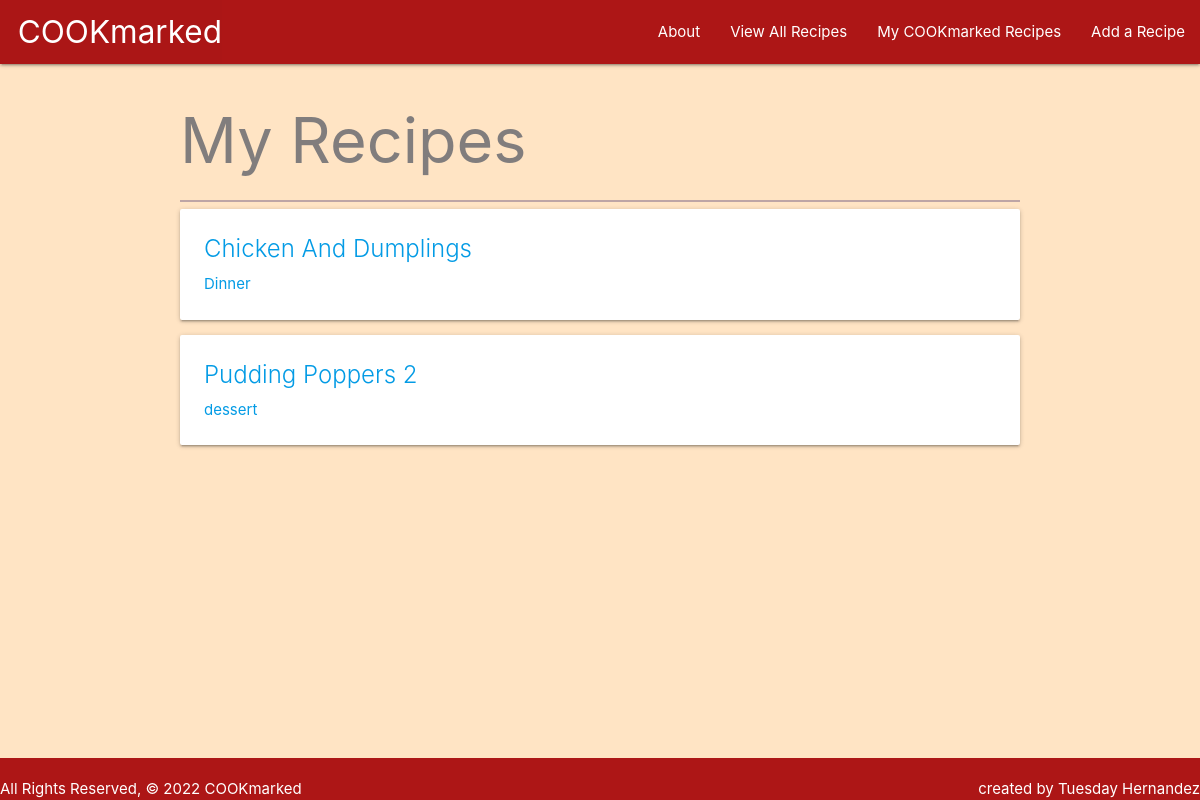
The page /cookmarked/ (signed in) on the database as committed earlier.
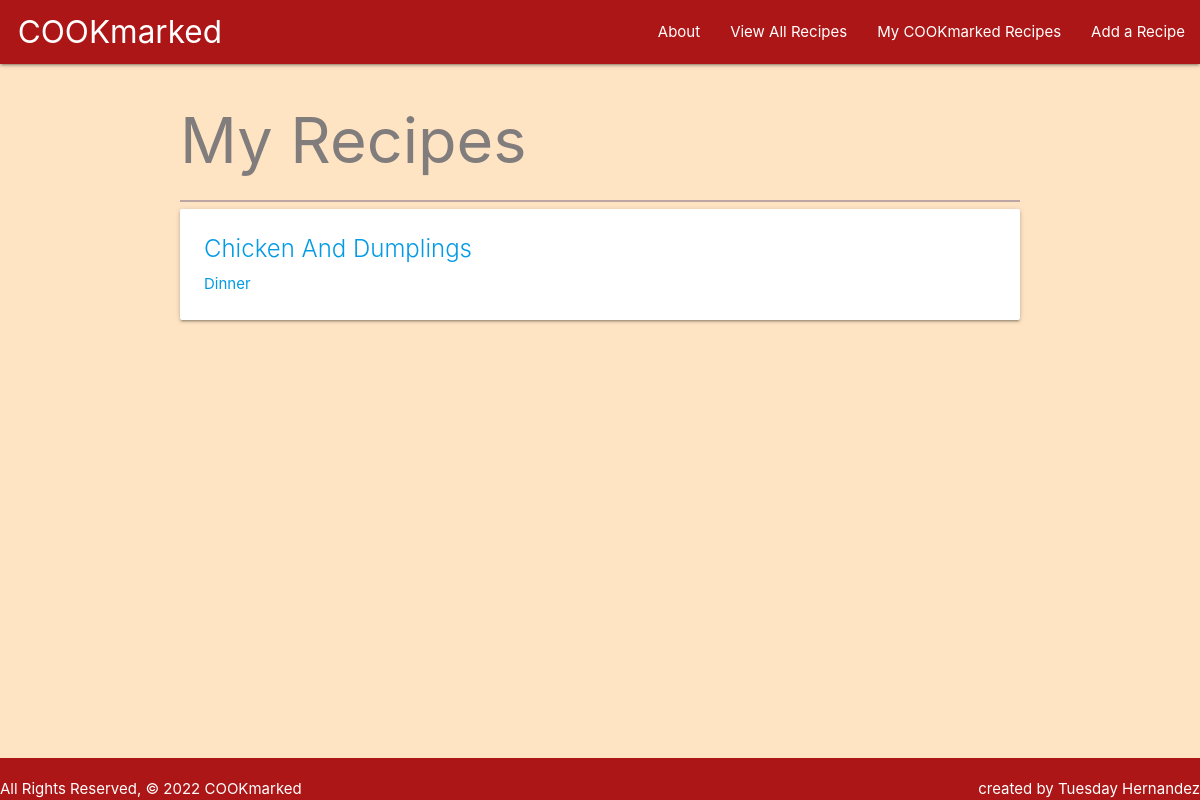
The same page on the database as committed later.
### main_app/models.py (models this page shows, shortened)
class Recipe(models.Model):
    label = models.CharField("Recipe Title", max_length=150)
    mealtype = models.CharField("Meal Type", max_length=100)
    ingredients = models.TextField(max_length=900)
    user = models.ForeignKey(User, on_delete=models.CASCADE)

### main_app/views.py (the view)
# urls.py: path('cookmarked/', views.cookmarked_recipes, name='index'),
def cookmarked_recipes(request):
    myrecipes = Recipe.objects.filter(user=request.user)
    return render(request, 'recipes/index.html', { 'myrecipes': myrecipes })

### main_app/templates/recipes/index.html (shortened to what this page needs)
{% extends 'base.html' %} {% block content %}
<h1>My Recipes</h1>
<hr />
{% for myrecipe in myrecipes %}
<div class="card">
    <a href="{% url 'mydetails' myrecipe.id %}">
        <div class="card-content">
            <span class="card-title">{{ myrecipe.label }}</span>
            <p>{{ myrecipe.mealtype }}</p>
        </div>
    </a>
</div>
{% endfor %} {% endblock %}

Rows that differ between the two databases and show on the page:
removed Recipe: label "Pudding Poppers 2", mealtype "dessert"
